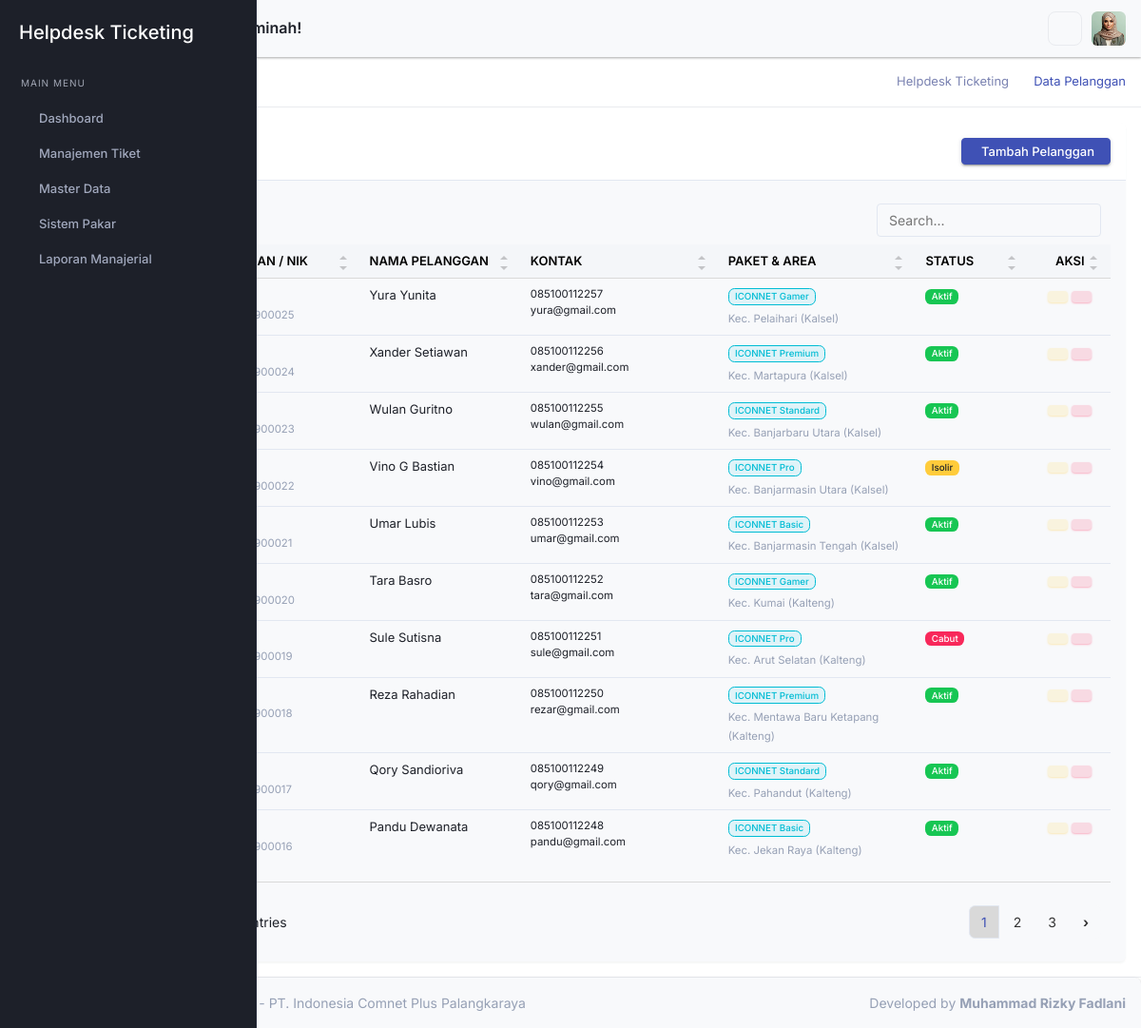
The page /admin/index.php?page=pelanggan (signed in) on the database its author committed.
### tables this page shows
CREATE TABLE `pengaturan` (
  `id_pengaturan` int(11) NOT NULL,
  `nama_aplikasi` varchar(100) NOT NULL DEFAULT 'yHelpdesk Ticketing',
  `nama_instansi` varchar(150) NOT NULL DEFAULT 'PT. ICON+',
  `telp_instansi` varchar(20) NOT NULL,
  `email_instansi` varchar(100) NOT NULL,
  `alamat_instansi` text NOT NULL,
  `nama_pimpinan` varchar(100) NOT NULL,
  `background_login` varchar(255) DEFAULT NULL,
  `nama_dev` varchar(100) NOT NULL,
  `npm_dev` varchar(30) NOT NULL,
  `updated_at` timestamp NOT NULL DEFAULT current_timestamp() ON UPDATE current_timestamp()
);

CREATE TABLE `pelanggan` (
  `id_pelanggan` int(11) NOT NULL,
  `no_langganan` varchar(30) NOT NULL,
  `nik_ktp` varchar(20) NOT NULL,
  `nama_pelanggan` varchar(100) NOT NULL,
  `jenis_kelamin` enum('Laki-laki','Perempuan') NOT NULL,
  `no_whatsapp` varchar(15) NOT NULL,
  `email` varchar(100) DEFAULT NULL,
  `alamat_pemasangan` text NOT NULL,
  `titik_koordinat_maps` varchar(100) DEFAULT NULL COMMENT 'Format: Latitude, Longitude',
  `id_paket` int(11) NOT NULL,
  `id_area` int(11) NOT NULL,
  `status_pelanggan` enum('Aktif','Isolir','Cabut') DEFAULT 'Aktif',
  `tgl_pemasangan` date NOT NULL,
  `created_at` timestamp NOT NULL DEFAULT current_timestamp()
);

CREATE TABLE `paket_layanan` (
  `id_paket` int(11) NOT NULL,
  `nama_paket` varchar(100) NOT NULL,
  `bandwidth` varchar(50) NOT NULL COMMENT 'Misal: 20 Mbps, 50 Mbps',
  `harga` decimal(10,2) NOT NULL
);

CREATE TABLE `area_cover` (
  `id_area` int(11) NOT NULL,
  `nama_area` varchar(100) NOT NULL,
  `kode_pos` varchar(10) DEFAULT NULL
);

### admin/inc/helper.php (called while the page is built, shortened)
<?php
function query($koneksi, $sql) {
    $hasil = mysqli_query($koneksi, $sql);
    return $hasil;
}
function sanitize($koneksi, $input) {
    return mysqli_real_escape_string($koneksi, htmlspecialchars(trim($input)));
}
?>

### admin/pages/pelanggan.php (the view, shortened to what this page needs)
<?php
$aksi = isset($_GET['aksi']) ? sanitize($koneksi, $_GET['aksi']) : 'view';
switch ($aksi) {
    case 'view':
?>
    <div class="row">
        <div class="col-12">
            <div class="card shadow-sm">
                <div class="card-header bg-white border-bottom d-flex justify-content-between align-items-center">
                    <h4 class="card-title text-primary mb-0"><i class="iconoir-group me-2"></i> Data Pelanggan</h4>
                    <a href="?page=pelanggan&aksi=tambah" class="btn btn-primary btn-sm px-3">
                        <i class="fas fa-plus me-1"></i> Tambah Pelanggan
                    </a>
                </div>
                <div class="card-body">
                    <div class="table-responsive">
                        <table class="table datatable table-hover" id="datatable_1">
                            <thead class="table-light">
                                <tr>
                                    <th width="5%">No</th>
                                    <th>No. Langganan / NIK</th>
                                    <th>Nama Pelanggan</th>
                                    <th>Kontak</th>
                                    <th>Paket & Area</th>
                                    <th>Status</th>
                                    <th width="15%" class="text-center">Aksi</th>
                                </tr>
                            </thead>
                            <tbody>
                                <?php
                                $no = 1;
                                $q_pelanggan = query($koneksi, "SELECT p.*, pkt.nama_paket, a.nama_area
                                                                FROM pelanggan p
                                                                LEFT JOIN paket_layanan pkt ON p.id_paket = pkt.id_paket
                                                                LEFT JOIN area_cover a ON p.id_area = a.id_area
                                                                ORDER BY p.id_pelanggan DESC");
                                while ($row = mysqli_fetch_assoc($q_pelanggan)) {
                                ?>
                                <tr>
                                    <td><?= $no++; ?></td>
                                    <td>
                                        <strong class="text-dark d-block"><?= htmlspecialchars($row['no_langganan']); ?></strong>
                                        <small class="text-muted">NIK: <?= htmlspecialchars($row['nik_ktp']); ?></small>
                                    </td>
                                    <td><?= htmlspecialchars($row['nama_pelanggan']); ?></td>
                                    <td>
                                        <small class="d-block"><i class="fab fa-whatsapp text-success"></i> <?= htmlspecialchars($row['no_whatsapp']); ?></small>
                                        <small class="d-block"><i class="fas fa-envelope text-primary"></i> <?= htmlspecialchars($row['email'] ?: '-'); ?></small>
                                    </td>
                                    <td>
                                        <span class="badge bg-info-subtle text-info border border-info mb-1"><?= htmlspecialchars($row['nama_paket'] ?: 'Belum diset'); ?></span><br>
                                        <small class="text-muted"><i class="fas fa-map-marker-alt text-danger"></i> <?= htmlspecialchars($row['nama_area'] ?: 'Belum diset'); ?></small>
                                    </td>
                                    <td>
                                        <?php if ($row['status_pelanggan'] == 'Aktif'): ?>
                                            <span class="badge bg-success">Aktif</span>
                                        <?php elseif ($row['status_pelanggan'] == 'Isolir'): ?>
                                            <span class="badge bg-warning text-dark">Isolir</span>
                                        <?php else: ?>
                                            <span class="badge bg-danger">Cabut</span>
                                        <?php endif; ?>
                                    </td>
                                    <td class="text-center">
                                        <a href="?page=pelanggan&aksi=edit&id=<?= $row['id_pelanggan']; ?>" class="btn btn-sm btn-soft-warning" title="Edit"><i class="fas fa-edit"></i></a>
                                        <a href="?page=pelanggan&aksi=hapus&id=<?= $row['id_pelanggan']; ?>" class="btn btn-sm btn-soft-danger btn-hapus" title="Hapus"><i class="fas fa-trash"></i></a>
                                    </td>
                                </tr>
                                <?php } ?>
                            </tbody>
                        </table>
                    </div>
                </div>
            </div>
        </div>
    </div>
<?php
    break;
?>
<?php
}
?>

### admin/layout/sidebar.php (shortened to what this page needs)
<?php
$role = isset($_SESSION['role_akses']) ? $_SESSION['role_akses'] : '';
?>
<div class="startbar d-print-none">
    <div class="brand">
        <a href="index.php" class="logo">
            <span class="">
                <h4 class="text-white mt-3"><?= htmlspecialchars($pengaturan['nama_aplikasi']); ?></h4>
            </span>
        </a>
    </div>
    <div class="startbar-menu">
        <div class="startbar-collapse" id="startbarCollapse" data-simplebar>
            <div class="d-flex align-items-start flex-column w-100">
                <ul class="navbar-nav mb-auto w-100">
                    <li class="menu-label mt-2">
                        <span>Main Menu</span>
                    </li>
                    <li class="nav-item">
                        <a class="nav-link" href="?page=dashboard">
                            <span>Dashboard</span>
                        </a>
                    </li>
                    <?php if(in_array($role, ['Super Admin', 'Admin Dispatcher', 'Teknisi'])): ?>
                    <li class="nav-item">
                        <a class="nav-link" href="#sidebarTiket" data-bs-toggle="collapse" role="button"
                            aria-expanded="false" aria-controls="sidebarTiket">
                            <span>Manajemen Tiket</span>
                        </a>
                    </li>
                    <?php endif; ?>
                    <?php if(in_array($role, ['Super Admin', 'Admin Dispatcher'])): ?>
                    <li class="nav-item">
                        <a class="nav-link" href="#sidebarMaster" data-bs-toggle="collapse" role="button"
                            aria-expanded="false" aria-controls="sidebarMaster">
                            <span>Master Data</span>
                        </a>
                    </li>
                    <?php endif; ?>
                    <?php if(in_array($role, ['Super Admin', 'Admin Dispatcher'])): ?>
                    <li class="nav-item">
                        <a class="nav-link" href="#sidebarSPK" data-bs-toggle="collapse" role="button"
                            aria-expanded="false" aria-controls="sidebarSPK">
                            <span>Sistem Pakar</span>
                        </a>
                    </li>
                    <?php endif; ?>
                    <?php if(in_array($role, ['Super Admin', 'Admin Dispatcher', 'Pimpinan'])): ?>
                    <li class="nav-item">
                        <a class="nav-link" href="#sidebarLaporan" data-bs-toggle="collapse" role="button"
                            aria-expanded="false" aria-controls="sidebarLaporan">
                            <span>Laporan Manajerial</span>
                        </a>
                    </li>
                    <?php endif; ?>
                </ul>
            </div>
        </div>
    </div>
</div>

### admin/index.php (shortened to what this page needs)
<?php
require_once 'inc/koneksi.php';
require_once 'inc/helper.php';
$page = isset($_GET['page']) ? sanitize($koneksi, $_GET['page']) : 'dashboard';
$q_pengaturan = query($koneksi, "SELECT * FROM pengaturan LIMIT 1");
$pengaturan = mysqli_fetch_assoc($q_pengaturan);
$daftar_judul = [
    'dashboard'         => 'Dashboard Utama',
    'jabatan'          => 'Jabatan Karyawan',
    'area_cover'          => 'Manajemen Cover Area',
    'karyawan'          => 'Manajemen Karyawan',
    'pelanggan'         => 'Data Pelanggan',
    'paket'             => 'Paket Layanan',
    'kategori_gangguan' => 'Kategori Gangguan',
    'tiket_masuk'       => 'Tiket Masuk',
    'tiket_proses'      => 'Tiket Diproses',
    'tiket_selesai'     => 'Riwayat Tiket Selesai',
    'spk_gejala'        => 'Data Gejala (SPK)',
    'spk_solusi'        => 'Data Solusi (SPK)',
    'spk_rule'          => 'Rule Base (SPK)',
    'laporan'           => 'Laporan Manajerial',
    'lap_tren_gangguan'   => 'Laporan Tren Gangguan',
    'lap_kinerja_teknisi' => 'Laporan Kinerja Teknisi (KPI)',
    'lap_evaluasi_sla'    => 'Laporan Evaluasi SLA',
    'lap_distribusi'      => 'Laporan Distribusi Area',
    'lap_rekap_pelanggan' => 'Laporan Rekap Pelanggan',
    'lap_tiket_terkini'   => 'Status Tiket Terkini',
    'profil'            => 'Profil Saya',
    'pengaturan'        => 'Pengaturan Sistem'
];
$judul_aktif = isset($daftar_judul[$page]) ? $daftar_judul[$page] : 'Halaman Tidak Ditemukan';
include 'layout/header.php';
include 'layout/topbar.php';
include 'layout/sidebar.php';
?>
<div class="page-title-box">
    <div class="container-fluid">
        <div class="row gap-0">
            <div class="col-sm-12">
                <div class="page-title-content d-sm-flex justify-content-sm-between align-items-center">
                    <h4 class="page-title mt-3 mt-md-0"><?= $judul_aktif; ?></h4>
                    <div class="">
                        <ol class="breadcrumb mb-0">
                            <li class="breadcrumb-item"><a
                                    href="index.php"><?= htmlspecialchars($pengaturan['nama_aplikasi']); ?></a></li>
                            <li class="breadcrumb-item active"><?= $judul_aktif; ?></li>
                        </ol>
                    </div>
                </div>
            </div>
        </div>
    </div>
</div>
<div class="page-wrapper">
    <div class="page-content">
        <div class="container-fluid">
            <?php
            if (file_exists("pages/$page.php")) {
                include "pages/$page.php";
            }
            ?>
        </div>
        <?php include 'layout/footer.php'; ?>

### admin/layout/footer.php (shortened to what this page needs)
<footer class="footer text-center text-sm-start d-print-none">
    <div class="container-fluid">
        <div class="row">
            <div class="col-12 px-0">
                <div class="card mb-0 rounded-bottom-0 border-0">
                    <div class="card-body">
                        <p class="text-muted mb-0">
                            <?= htmlspecialchars($pengaturan['nama_aplikasi']); ?> -
                            <?= htmlspecialchars($pengaturan['nama_instansi']); ?>
                            <span class="text-muted d-none d-sm-inline-block float-end">
                                Developed by
                                <strong><?= htmlspecialchars($pengaturan['nama_dev']); ?></strong>
                            </span>
                        </p>
                    </div>
                </div>
            </div>
        </div>
    </div>
</footer>
</div>
</div>
</body>
</html>

### admin/assets/libs/simple-datatables/style.css (style rules this page uses)
.dataTable-table { max-width: 100%; width: 100%; border-spacing: 0; border-collapse: separate; }
.dataTable-table > tbody > tr > td, .dataTable-table > tbody > tr > th, .dataTable-table > tfoot > tr > td, .dataTable-table > tfoot > tr > th, .dataTable-table > thead > tr > td, .dataTable-table > thead > tr > th { vertical-align: top; padding: 8px 10px; }
.dataTable-table > thead > tr > th { vertical-align: bottom; text-align: left; border-bottom: 1px solid #d9d9d9; }
.dataTable-table th { vertical-align: bottom; text-align: left; }

### rows shown on the page
pengaturan: nama_aplikasi "Helpdesk Ticketing", nama_instansi "PT. Indonesia Comnet Plus Palangkaraya", nama_dev "Muhammad Rizky Fadlani"
pelanggan: nama_pelanggan "Yura Yunita", no_whatsapp "085100112257", email "yura@gmail.com", id_paket.nama_paket "ICONNET Gamer", id_area.nama_area "Kec. Pelaihari (Kalsel)", status_pelanggan "Aktif"
pelanggan: nama_pelanggan "Xander Setiawan", no_whatsapp "085100112256", email "xander@gmail.com", id_paket.nama_paket "ICONNET Premium", id_area.nama_area "Kec. Martapura (Kalsel)", status_pelanggan "Aktif"
pelanggan: nama_pelanggan "Wulan Guritno", no_whatsapp "085100112255", email "wulan@gmail.com", id_paket.nama_paket "ICONNET Standard", id_area.nama_area "Kec. Banjarbaru Utara (Kalsel)", status_pelanggan "Aktif"
pelanggan: nama_pelanggan "Vino G Bastian", no_whatsapp "085100112254", email "vino@gmail.com", id_paket.nama_paket "ICONNET Pro", id_area.nama_area "Kec. Banjarmasin Utara (Kalsel)", status_pelanggan "Isolir"
pelanggan: nama_pelanggan "Umar Lubis", no_whatsapp "085100112253", email "umar@gmail.com", id_paket.nama_paket "ICONNET Basic", id_area.nama_area "Kec. Banjarmasin Tengah (Kalsel)", status_pelanggan "Aktif"
pelanggan: nama_pelanggan "Tara Basro", no_whatsapp "085100112252", email "tara@gmail.com", id_paket.nama_paket "ICONNET Gamer", id_area.nama_area "Kec. Kumai (Kalteng)", status_pelanggan "Aktif"
pelanggan: nama_pelanggan "Sule Sutisna", no_whatsapp "085100112251", email "sule@gmail.com", id_paket.nama_paket "ICONNET Pro", id_area.nama_area "Kec. Arut Selatan (Kalteng)", status_pelanggan "Cabut"
pelanggan: nama_pelanggan "Reza Rahadian", no_whatsapp "085100112250", email "rezar@gmail.com", id_paket.nama_paket "ICONNET Premium", id_area.nama_area "Kec. Mentawa Baru Ketapang (Kalteng)", status_pelanggan "Aktif"
pelanggan: nama_pelanggan "Qory Sandioriva", no_whatsapp "085100112249", email "qory@gmail.com", id_paket.nama_paket "ICONNET Standard", id_area.nama_area "Kec. Pahandut (Kalteng)", status_pelanggan "Aktif"
pelanggan: nama_pelanggan "Pandu Dewanata", no_whatsapp "085100112248", email "pandu@gmail.com", id_paket.nama_paket "ICONNET Basic", id_area.nama_area "Kec. Jekan Raya (Kalteng)", status_pelanggan "Aktif"

### other values the page prints
$judul_aktif "Data Pelanggan"
